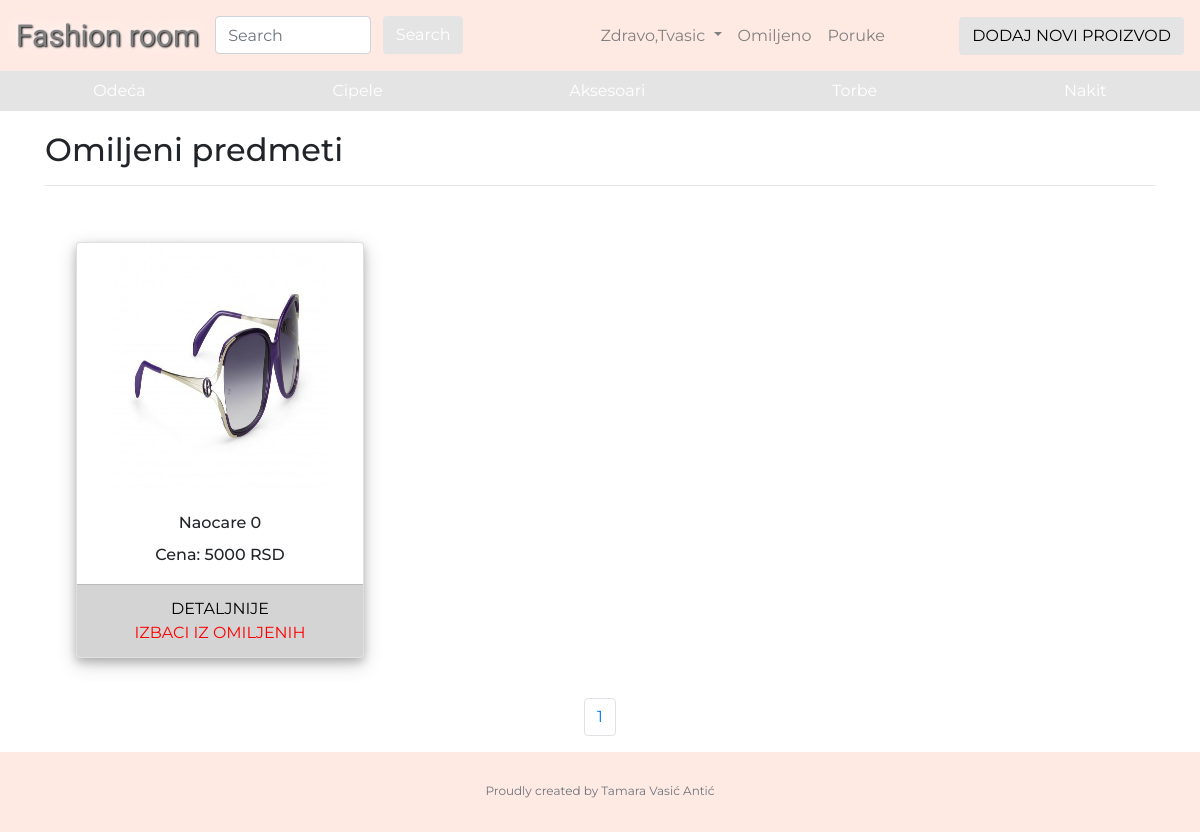
/OmiljeniPredmeti/index/1 (signed in), run on the app's committed database.
### tables this page shows
CREATE TABLE `slike_proizvoda` (
  `id` int(11) NOT NULL AUTO_INCREMENT,
  `id_proizvod` int(11) NOT NULL,
  `url_slike` varchar(500) NOT NULL,
  `status` int(11) NOT NULL,
  PRIMARY KEY (`id`),
  KEY `fk_id_proizvod_idx` (`id_proizvod`),
  CONSTRAINT `fk_id_proizvod` FOREIGN KEY (`id_proizvod`) REFERENCES `proizvodi` (`id`) ON DELETE NO ACTION ON UPDATE NO ACTION
);

CREATE TABLE `proizvodi` (
  `id` int(11) NOT NULL AUTO_INCREMENT,
  `id_korisnika` int(11) NOT NULL,
  `naslov` varchar(45) NOT NULL,
  `marka` varchar(45) NOT NULL,
  `velicina` int(11) DEFAULT NULL,
  `id_kategorije` int(11) NOT NULL,
  `opis` longtext NOT NULL,
  `cena` int(11) NOT NULL,
  PRIMARY KEY (`id`),
  KEY `fkx_id_korisnika_idx` (`id_korisnika`),
  KEY `fkk_id_kategorije_idx` (`id_kategorije`),
  CONSTRAINT `fkk_id_kategorije` FOREIGN KEY (`id_kategorije`) REFERENCES `kategorije` (`id`) ON DELETE NO ACTION ON UPDATE NO ACTION,
  CONSTRAINT `fkx_id_korisnika` FOREIGN KEY (`id_korisnika`) REFERENCES `korisnici` (`id`) ON DELETE NO ACTION ON UPDATE NO ACTION
);

### controller/OmiljeniPredmeti.php (called while the page is built, shortened)
<?php
class OmiljeniPredmeti extends Controller{
	public function index($page=1){
		$this->data['content']=ProizvodiDB::prikaziOmiljenoPag($page);
		$this->show_view('omiljeniPredmeti');
	}
}

### model/DB.php (called while the page is built, shortened)
<?php
class DB{
	private static $conn;
	private static function getInstance(){
		return self::$conn;
	}
	private function __construct(){
		self::$conn = mysqli_connect(DB_HOST,DB_USER,DB_PASS,DB_NAME);
		self::$conn->set_charset('utf8');
	}
	protected static function executeSQL($sql) {
		$db = self::getInstance();
		$req = $db->query($sql);
		return $req;
	}
}

### model/KorisniciDB.php (called while the page is built, shortened)
<?php
class KorisniciDB extends DB{
		public static function idUlogovanog(){
		$username=$_SESSION['username'];
		$password=$_SESSION['password'];
		$sql="SELECT id from korisnici WHERE username='".$username."' and password='".$password."'";
		$req = self::executeSQL($sql);
		$rez = $req->fetch_assoc();
		$id=intval($rez['id']);
		return $id;
	}
}
?>

### model/ProizvodiDB.php (called while the page is built, shortened)
<?php
class ProizvodiDB extends DB{
	public static function prikaziOmiljenoPag($page){
		$page=intval($page);
		$result_per_page=9;
		$this_page_first_result=($page-1)*$result_per_page;
		$id_log=KorisniciDB::idUlogovanog();
		$sql="SELECT p.id,p.naslov,p.velicina,p.id_kategorije,p.cena,s.url_slike FROM omiljeni_proizvodi  as o
		join proizvodi as p
		on p.id=o.id_proizvoda
		join slike_proizvoda as s
		on p.id=s.id_proizvod
		WHERE o.id_korisnika=$id_log
		and s.status=1
		ORDER BY p.id DESC LIMIT ".$this_page_first_result.','.$result_per_page;
		$req = self::executeSQL($sql);
		$rez = $req->fetch_all(MYSQL_ASSOC);
		return $rez;
	}
}

### view/omiljeniPredmeti.php (the view)
<h2 style="margin-top: 20px;">Omiljeni predmeti</h2>
<hr>
<div class="row">
      <?php
      foreach ($this->data['content'] as $key => $proizvod) {
        ?>
        <div class="col-md-4">
        <div class="card kartica" style="width: 18rem;">
          <div class="slika">
            <img class="card-img-top" src="<?php echo ROOT_PATH.'uploads/slike_proizvoda/'.$this->data['content'][$key]['url_slike']; ?>" alt="Card image cap">
            </div>
            <div class="card-body">
              <h6 class="card-title"><?php echo $this->data['content'][$key]['naslov'].' '.$this->data['content'][$key]['velicina']; ?></h5>
              <h6 class="card-text">Cena: <?php echo $this->data['content'][$key]['cena'].' RSD'; ?></h6>
            </div>
            <div class="card-footer">
             <a href="<?php echo ROOT_PATH.'Mojprofil/mojproizvod/'.$this->data['content'][$key]['id']; ?>" style="display: block; color: black; width: 100%;"> <div>Detaljnije</div></a>
              <a href="<?php echo ROOT_PATH.'OmiljeniPredmeti/izbaci_iz_omiljenih/'.$this->data['content'][$key]['id']; ?>" style="display: block; color: red;"><div>Izbaci iz omiljenih</div></a>
            </div>
        </div>
        </div>
      <?php
        }
       ?>
</div>
<nav aria-label="..."  style="margin-top: 20px;">
            <ul class="pagination justify-content-center">
     <?php
        for ($page=1; $page <=$this->data['content2'] ; $page++) {
          ?>
           <li class="page-item"><a class="page-link" href="<?php echo ROOT_PATH.'OmiljeniPredmeti/index/'.$page; ?>"><?php echo $page; ?></a></li>
              <?php
            }
               ?>
             </ul>
          </nav>

### assets/css/main.css (style rules this page uses)
body { font-family: 'Montserrat'; }
.slika img { display: block; width: 75%; height: 250px; margin: 0 auto; }
.card-body { text-align: center; }
.kartica { margin: 40px auto 20px auto; box-shadow: 0 4px 8px 0 rgba(0, 0, 0, 0.2), 0 6px 20px 0 rgba(0, 0, 0, 0.19); }
.card-footer { text-align: center; background-color: #D4D4D5; text-transform: uppercase; color: white; text-decoration:none; }

### data on the page
slike_proizvoda: url_slike (picture), id_proizvod.naslov "Naocare", id_proizvod.velicina "0", id_proizvod.cena "5000"

### other printed values
$_SESSION['username'] "Tvasic"
